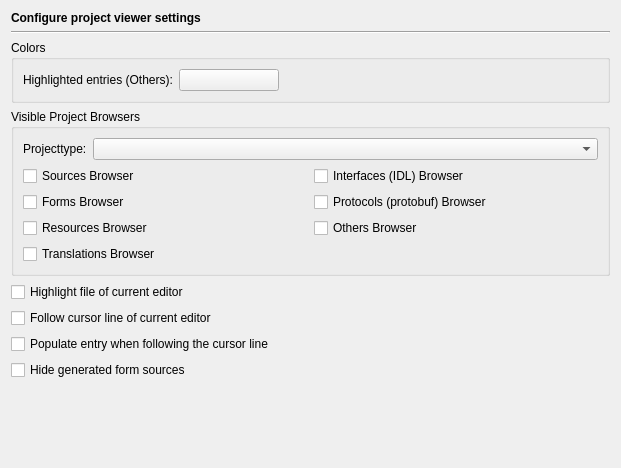
<?xml version="1.0" encoding="UTF-8"?>
<ui version="4.0">
 <class>ProjectBrowserPage</class>
 <widget class="QWidget" name="ProjectBrowserPage">
  <property name="geometry">
   <rect>
    <x>0</x>
    <y>0</y>
    <width>617</width>
    <height>468</height>
   </rect>
  </property>
  <layout class="QVBoxLayout" name="verticalLayout_2">
   <item>
    <widget class="QLabel" name="headerLabel">
     <property name="text">
      <string>&lt;b&gt;Configure project viewer settings&lt;/b&gt;</string>
     </property>
    </widget>
   </item>
   <item>
    <widget class="Line" name="line8">
     <property name="frameShape">
      <enum>QFrame::HLine</enum>
     </property>
     <property name="frameShadow">
      <enum>QFrame::Sunken</enum>
     </property>
     <property name="orientation">
      <enum>Qt::Horizontal</enum>
     </property>
    </widget>
   </item>
   <item>
    <widget class="QGroupBox" name="groupBox">
     <property name="title">
      <string>Colors</string>
     </property>
     <layout class="QHBoxLayout" name="horizontalLayout">
      <item>
       <widget class="QLabel" name="label">
        <property name="text">
         <string>Highlighted entries (Others):</string>
        </property>
       </widget>
      </item>
      <item>
       <widget class="QPushButton" name="pbHighlightedButton">
        <property name="minimumSize">
         <size>
          <width>100</width>
          <height>0</height>
         </size>
        </property>
        <property name="toolTip">
         <string>Select the color for highlighted entries in the Others viewer.</string>
        </property>
        <property name="text">
         <string/>
        </property>
       </widget>
      </item>
      <item>
       <spacer>
        <property name="orientation">
         <enum>Qt::Horizontal</enum>
        </property>
        <property name="sizeHint" stdset="0">
         <size>
          <width>40</width>
          <height>20</height>
         </size>
        </property>
       </spacer>
      </item>
     </layout>
    </widget>
   </item>
   <item>
    <widget class="QGroupBox" name="pbGroup">
     <property name="title">
      <string>Visible Project Browsers</string>
     </property>
     <layout class="QVBoxLayout" name="verticalLayout">
      <item>
       <layout class="QHBoxLayout">
        <item>
         <widget class="QLabel" name="label_6">
          <property name="text">
           <string>Projecttype:</string>
          </property>
         </widget>
        </item>
        <item>
         <widget class="QComboBox" name="projectTypeCombo">
          <property name="sizePolicy">
           <sizepolicy hsizetype="Expanding" vsizetype="Fixed">
            <horstretch>0</horstretch>
            <verstretch>0</verstretch>
           </sizepolicy>
          </property>
          <property name="toolTip">
           <string>Select the project type to be configured</string>
          </property>
         </widget>
        </item>
       </layout>
      </item>
      <item>
       <layout class="QGridLayout" name="gridLayout">
        <item row="0" column="0">
         <widget class="QCheckBox" name="sourcesBrowserCheckBox">
          <property name="toolTip">
           <string>Select to show the sources browser</string>
          </property>
          <property name="text">
           <string>Sources Browser</string>
          </property>
         </widget>
        </item>
        <item row="0" column="1">
         <widget class="QCheckBox" name="interfacesBrowserCheckBox">
          <property name="toolTip">
           <string>Select to show the interfaces (IDL) browser</string>
          </property>
          <property name="text">
           <string>Interfaces (IDL) Browser</string>
          </property>
         </widget>
        </item>
        <item row="1" column="0">
         <widget class="QCheckBox" name="formsBrowserCheckBox">
          <property name="toolTip">
           <string>Select to show the forms browser</string>
          </property>
          <property name="text">
           <string>Forms Browser</string>
          </property>
         </widget>
        </item>
        <item row="1" column="1">
         <widget class="QCheckBox" name="protocolsBrowserCheckBox">
          <property name="toolTip">
           <string>Select to show the protocols (protobuf) browser</string>
          </property>
          <property name="text">
           <string>Protocols (protobuf) Browser</string>
          </property>
         </widget>
        </item>
        <item row="2" column="0">
         <widget class="QCheckBox" name="resourcesBrowserCheckBox">
          <property name="toolTip">
           <string>Select to show the resources browser</string>
          </property>
          <property name="text">
           <string>Resources Browser</string>
          </property>
         </widget>
        </item>
        <item row="2" column="1">
         <widget class="QCheckBox" name="othersBrowserCheckBox">
          <property name="toolTip">
           <string>Select to show the browser for other files</string>
          </property>
          <property name="text">
           <string>Others Browser</string>
          </property>
         </widget>
        </item>
        <item row="3" column="0">
         <widget class="QCheckBox" name="translationsBrowserCheckBox">
          <property name="toolTip">
           <string>Select to show the translations browser</string>
          </property>
          <property name="text">
           <string>Translations Browser</string>
          </property>
         </widget>
        </item>
       </layout>
      </item>
     </layout>
    </widget>
   </item>
   <item>
    <widget class="QCheckBox" name="followEditorCheckBox">
     <property name="toolTip">
      <string>Select to make the project browsers highlight the file of the current editor.</string>
     </property>
     <property name="text">
      <string>Highlight file of current editor</string>
     </property>
    </widget>
   </item>
   <item>
    <widget class="QCheckBox" name="followCursorLineCheckBox">
     <property name="toolTip">
      <string>Select to follow the cursor line of the current editor</string>
     </property>
     <property name="text">
      <string>Follow cursor line of current editor</string>
     </property>
    </widget>
   </item>
   <item>
    <widget class="QCheckBox" name="autoPopulateCheckBox">
     <property name="toolTip">
      <string>Select to populate entries automatically when following the cursor line of the current editor</string>
     </property>
     <property name="text">
      <string>Populate entry when following the cursor line</string>
     </property>
    </widget>
   </item>
   <item>
    <widget class="QCheckBox" name="hideGeneratedCheckBox">
     <property name="toolTip">
      <string>Select to hide sources generated from form files</string>
     </property>
     <property name="text">
      <string>Hide generated form sources</string>
     </property>
    </widget>
   </item>
   <item>
    <spacer>
     <property name="orientation">
      <enum>Qt::Vertical</enum>
     </property>
     <property name="sizeHint" stdset="0">
      <size>
       <width>599</width>
       <height>21</height>
      </size>
     </property>
    </spacer>
   </item>
  </layout>
 </widget>
 <tabstops>
  <tabstop>pbHighlightedButton</tabstop>
  <tabstop>projectTypeCombo</tabstop>
  <tabstop>sourcesBrowserCheckBox</tabstop>
  <tabstop>formsBrowserCheckBox</tabstop>
  <tabstop>resourcesBrowserCheckBox</tabstop>
  <tabstop>translationsBrowserCheckBox</tabstop>
  <tabstop>interfacesBrowserCheckBox</tabstop>
  <tabstop>protocolsBrowserCheckBox</tabstop>
  <tabstop>othersBrowserCheckBox</tabstop>
  <tabstop>followEditorCheckBox</tabstop>
  <tabstop>followCursorLineCheckBox</tabstop>
  <tabstop>autoPopulateCheckBox</tabstop>
  <tabstop>hideGeneratedCheckBox</tabstop>
 </tabstops>
 <resources/>
 <connections/>
</ui>
